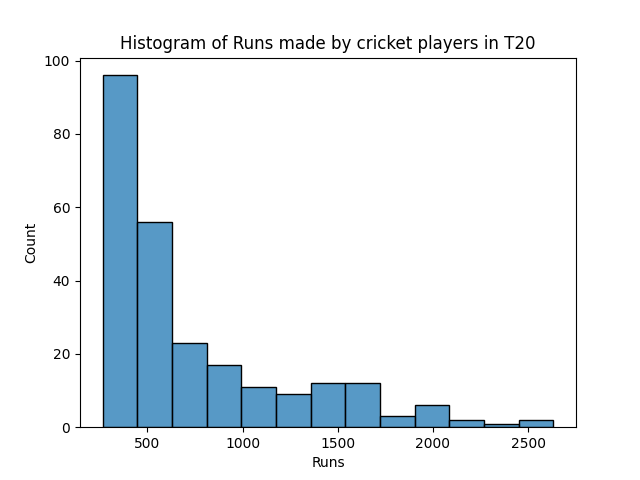

Write the Python code that produced this figure.
import pandas as pd
import seaborn as sns
import matplotlib.pyplot as plt

# Read the CSV file
data = pd.read_csv('t20.csv')  # Replace 'your_file.csv' with the path to your CSV file

# Specify the variable for which you want to create a boxplot
variable_of_interest = 'Runs'  # Replace 'MonthlyExpenses' with the name of the column containing your variable

# Create a boxplot using Seaborn
sns.histplot(x=data[variable_of_interest])

# Add a title
plt.title(f'Histogram of {variable_of_interest} made by cricket players in T20')

# # Display the plot
# plt.show()

# Saves the plot automtically to the folder
plt.savefig("histogram.png")